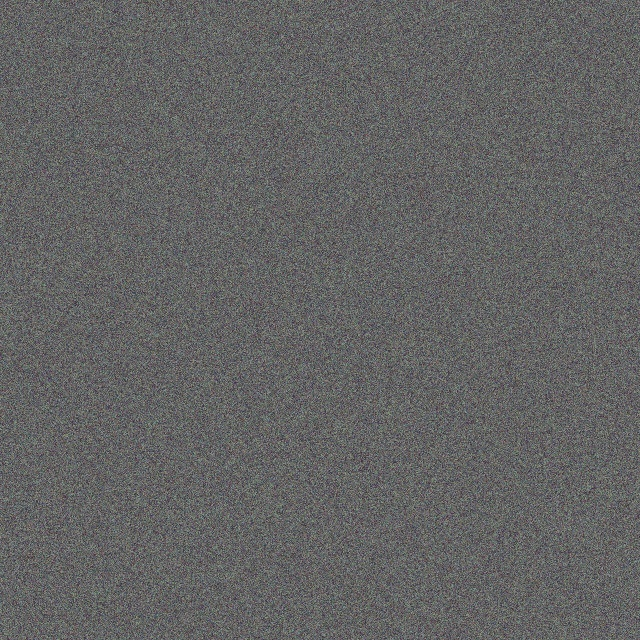
#> input picture data/_landing_showcase_candidates/noise_10/noise_10_eq.jpg, 640 x 640 px
$ python -i segment.py   (imports and definitions only)
#> lines starting #> are read from the running program, lines starting #| are printed output that depends on the picture
"""Segmentação de imagem: Otsu, separabilidade e geração de artefatos."""

from __future__ import annotations

from dataclasses import dataclass
from typing import Optional

import cv2
import numpy as np

from motor import config


# ---------------------------------------------------------------------------
# Estrutura de resultado de segmentação
# ---------------------------------------------------------------------------

@dataclass
class SegmentationResult:
    """Resultado da tentativa de segmentação."""

    viable: bool
    separability: float
    otsu_threshold: int
    binary: Optional[np.ndarray] = None
    segmented_color: Optional[np.ndarray] = None
    segmented_crop: Optional[np.ndarray] = None


# ---------------------------------------------------------------------------
# Separabilidade inter-classe (critério de Otsu)
# ---------------------------------------------------------------------------

def compute_separability(gray: np.ndarray) -> tuple[float, int]:
    """Calcula a separabilidade inter-classe normalizada e o limiar de Otsu.

    A separabilidade é a razão entre a variância inter-classe e a variância
    total da imagem.  Valores próximos de 1 indicam boa separação entre
    fundo e região de interesse.

    Returns:
        ``(separabilidade, limiar_otsu)``
    """
    threshold, _ = cv2.threshold(gray, 0, 255, cv2.THRESH_BINARY + cv2.THRESH_OTSU)
#> threshold = 99
    threshold = int(threshold)

    total_var = float(np.var(gray))
#> total_var = 389.6
    if total_var == 0:
        return 0.0, threshold

    # Variância inter-classe
    mask_fg = gray > threshold
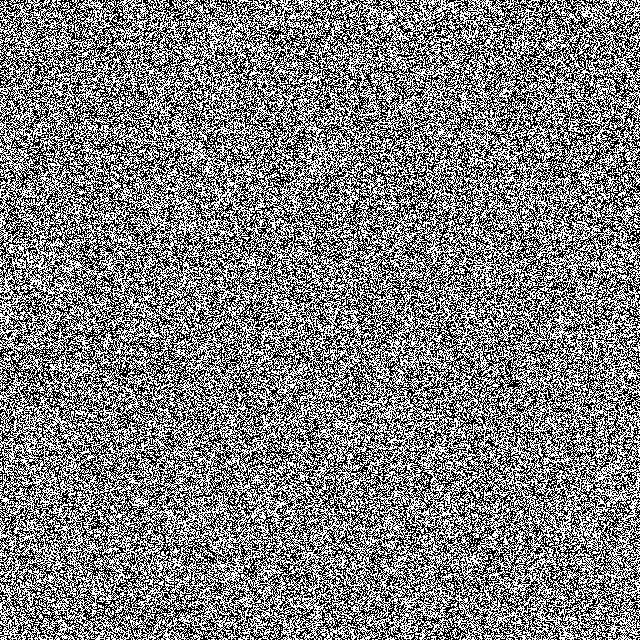
#> mask_fg: shape (640, 640) bool; 50% white; black in thin lines or dots
    mask_bg = ~mask_fg
#> mask_bg: shape (640, 640) bool; 50% white in thin lines or dots

    n_total = gray.size
#> n_total = 409600
    w_fg = float(np.sum(mask_fg)) / n_total
#> w_fg = 0.5
    w_bg = 1.0 - w_fg
#> w_bg = 0.5

    if w_fg == 0 or w_bg == 0:
        return 0.0, threshold

    mean_fg = float(np.mean(gray[mask_fg]))
#> mean_fg = 115.5
    mean_bg = float(np.mean(gray[mask_bg]))
#> mean_bg = 83.75

    inter_class_var = w_fg * w_bg * (mean_fg - mean_bg) ** 2
#> inter_class_var = 252.1
    separability = inter_class_var / total_var
#> separability = 0.647

    return separability, threshold


# ---------------------------------------------------------------------------
# Verificação de viabilidade
# ---------------------------------------------------------------------------

def check_viability(gray: np.ndarray) -> tuple[bool, float, int]:
    """Verifica se a segmentação automática é viável.

    Returns:
        ``(viavel, separabilidade, limiar_otsu)``
    """
    sep, thresh = compute_separability(gray)
#> sep = 0.647; thresh = 99
    viable = sep >= config.OTSU_SEPARABILITY_THRESHOLD
#> viable = True
    return viable, sep, thresh


# ---------------------------------------------------------------------------
# Geração dos artefatos de segmentação
# ---------------------------------------------------------------------------

def segment(
    gray: np.ndarray,
    bgr: Optional[np.ndarray] = None,
    threshold: Optional[int] = None,
) -> SegmentationResult:
    """Executa a segmentação completa e retorna os artefatos.

    Se ``threshold`` não for informado, o valor de Otsu será calculado.
    """
    viable, sep, otsu_thresh = check_viability(gray)
#> viable = True; sep = 0.647; otsu_thresh = 99
    if threshold is None:
        threshold = otsu_thresh
#> threshold = 99

    if not viable:
        return SegmentationResult(
            viable=False,
            separability=sep,
            otsu_threshold=otsu_thresh,
        )

    # Binarização
    _, binary = cv2.threshold(gray, threshold, 255, cv2.THRESH_BINARY)
#> binary: shape (640, 640); 50% white; black in thin lines or dots

    seg_color: Optional[np.ndarray] = None
    seg_crop: Optional[np.ndarray] = None

    if bgr is not None:
        # Aplicar máscara sobre a imagem colorida
        mask_3ch = cv2.merge([binary, binary, binary])
        seg_color = cv2.bitwise_and(bgr, mask_3ch)

        # Recorte pela bounding box da região segmentada
        coords = cv2.findNonZero(binary)
        if coords is not None:
            x, y, w, h = cv2.boundingRect(coords)
            seg_crop = bgr[y : y + h, x : x + w].copy()

    return SegmentationResult(
        viable=True,
        separability=sep,
        otsu_threshold=otsu_thresh,
        binary=binary,
        segmented_color=seg_color,
        segmented_crop=seg_crop,
    )

>>> import cv2
>>> picture = cv2.imread('../data/_landing_showcase_candidates/noise_10/noise_10_eq.jpg', cv2.IMREAD_GRAYSCALE)
>>> result = segment(picture)
